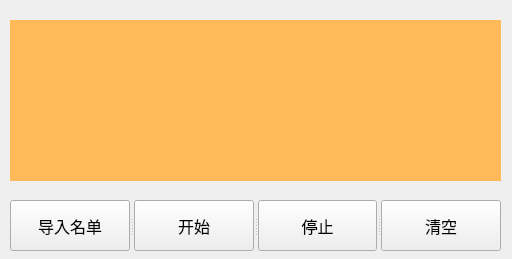
<?xml version="1.0" encoding="UTF-8"?>
<ui version="4.0">
 <class>Form</class>
 <widget class="QWidget" name="Form">
  <property name="geometry">
   <rect>
    <x>0</x>
    <y>0</y>
    <width>512</width>
    <height>259</height>
   </rect>
  </property>
  <property name="windowTitle">
   <string>点名窗口</string>
  </property>
  <widget class="QLabel" name="lb_name">
   <property name="geometry">
    <rect>
     <x>10</x>
     <y>20</y>
     <width>491</width>
     <height>161</height>
    </rect>
   </property>
   <property name="minimumSize">
    <size>
     <width>491</width>
     <height>161</height>
    </size>
   </property>
   <property name="maximumSize">
    <size>
     <width>491</width>
     <height>161</height>
    </size>
   </property>
   <property name="font">
    <font>
     <family>Adobe Heiti Std</family>
     <pointsize>72</pointsize>
    </font>
   </property>
   <property name="styleSheet">
    <string notr="true">background-color: rgb(255, 185, 88);</string>
   </property>
   <property name="text">
    <string/>
   </property>
   <property name="alignment">
    <set>Qt::AlignCenter</set>
   </property>
  </widget>
  <widget class="QSplitter" name="splitter">
   <property name="geometry">
    <rect>
     <x>10</x>
     <y>200</y>
     <width>491</width>
     <height>51</height>
    </rect>
   </property>
   <property name="orientation">
    <enum>Qt::Horizontal</enum>
   </property>
   <widget class="QPushButton" name="btn_in">
    <property name="font">
     <font>
      <family>Adobe Heiti Std</family>
      <pointsize>12</pointsize>
     </font>
    </property>
    <property name="text">
     <string>导入名单</string>
    </property>
   </widget>
   <widget class="QPushButton" name="btn_start">
    <property name="font">
     <font>
      <family>Adobe Heiti Std</family>
      <pointsize>12</pointsize>
     </font>
    </property>
    <property name="text">
     <string>开始</string>
    </property>
   </widget>
   <widget class="QPushButton" name="btn_stop">
    <property name="font">
     <font>
      <family>Adobe Heiti Std</family>
      <pointsize>12</pointsize>
     </font>
    </property>
    <property name="text">
     <string>停止</string>
    </property>
   </widget>
   <widget class="QPushButton" name="btn_clear">
    <property name="font">
     <font>
      <family>Adobe Heiti Std</family>
      <pointsize>12</pointsize>
     </font>
    </property>
    <property name="text">
     <string>清空</string>
    </property>
   </widget>
  </widget>
 </widget>
 <resources/>
 <connections/>
</ui>
